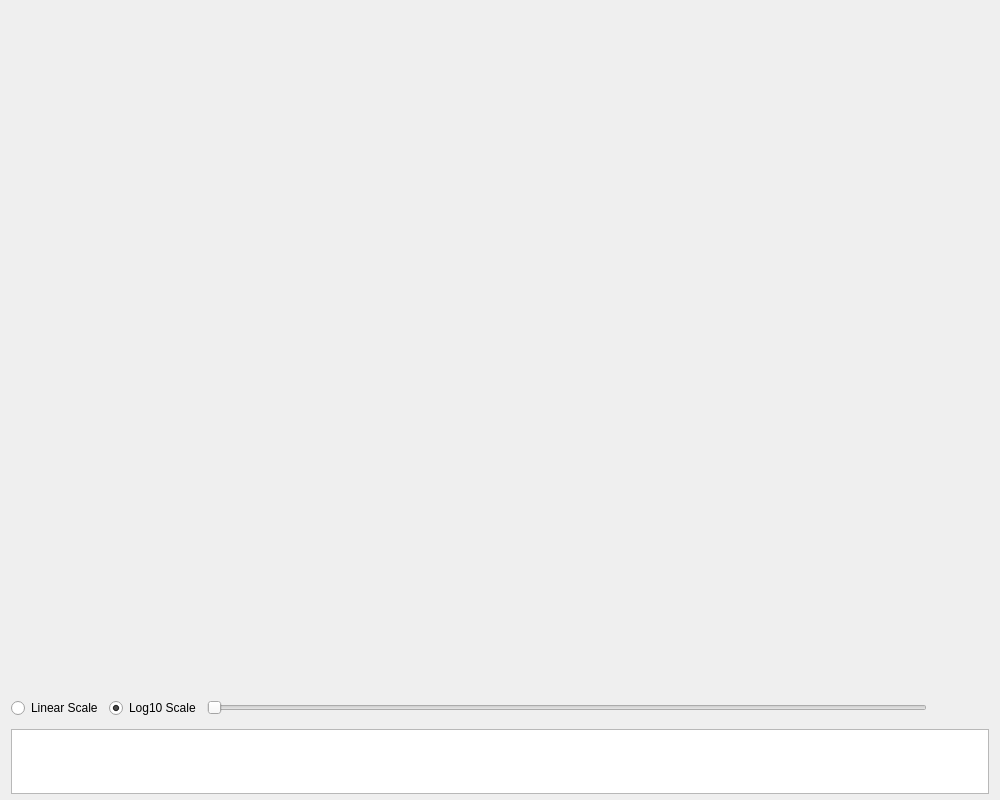
<?xml version="1.0" encoding="UTF-8"?>
<ui version="4.0">
 <class>CompareTraces</class>
 <widget class="QDialog" name="CompareTraces">
  <property name="geometry">
   <rect>
    <x>0</x>
    <y>0</y>
    <width>1000</width>
    <height>800</height>
   </rect>
  </property>
  <property name="windowTitle">
   <string>Compare scans</string>
  </property>
  <layout class="QVBoxLayout" name="verticalLayout">
   <item>
    <layout class="QGridLayout" name="plotLayout">
     <item row="0" column="0">
      <widget class="QCustomPlot" name="compPlot" native="true">
       <property name="sizePolicy">
        <sizepolicy hsizetype="Expanding" vsizetype="Expanding">
         <horstretch>0</horstretch>
         <verstretch>0</verstretch>
        </sizepolicy>
       </property>
      </widget>
     </item>
    </layout>
   </item>
   <item>
    <layout class="QHBoxLayout" name="horizontalLayout">
     <item>
      <layout class="QHBoxLayout" name="horizontalLayout_3">
       <item>
        <widget class="QRadioButton" name="linButton">
         <property name="text">
          <string>Linear Scale</string>
         </property>
         <property name="checked">
          <bool>false</bool>
         </property>
        </widget>
       </item>
       <item>
        <widget class="QRadioButton" name="logButton">
         <property name="text">
          <string>Log10 Scale</string>
         </property>
         <property name="checked">
          <bool>true</bool>
         </property>
        </widget>
       </item>
      </layout>
     </item>
     <item>
      <widget class="QSlider" name="wlSlider">
       <property name="sizePolicy">
        <sizepolicy hsizetype="Expanding" vsizetype="Minimum">
         <horstretch>0</horstretch>
         <verstretch>0</verstretch>
        </sizepolicy>
       </property>
       <property name="minimumSize">
        <size>
         <width>0</width>
         <height>20</height>
        </size>
       </property>
       <property name="orientation">
        <enum>Qt::Horizontal</enum>
       </property>
      </widget>
     </item>
     <item>
      <widget class="QLabel" name="label">
       <property name="minimumSize">
        <size>
         <width>10</width>
         <height>0</height>
        </size>
       </property>
       <property name="text">
        <string/>
       </property>
      </widget>
     </item>
     <item>
      <widget class="QLabel" name="wlLabel">
       <property name="minimumSize">
        <size>
         <width>40</width>
         <height>0</height>
        </size>
       </property>
       <property name="font">
        <font>
         <weight>75</weight>
         <bold>true</bold>
        </font>
       </property>
       <property name="text">
        <string/>
       </property>
       <property name="alignment">
        <set>Qt::AlignRight|Qt::AlignTrailing|Qt::AlignVCenter</set>
       </property>
      </widget>
     </item>
    </layout>
   </item>
   <item>
    <layout class="QHBoxLayout" name="horizontalLayout_2">
     <item>
      <widget class="QTableWidget" name="tableWidget">
       <property name="minimumSize">
        <size>
         <width>0</width>
         <height>65</height>
        </size>
       </property>
       <property name="maximumSize">
        <size>
         <width>16777215</width>
         <height>55</height>
        </size>
       </property>
      </widget>
     </item>
    </layout>
   </item>
  </layout>
 </widget>
 <customwidgets>
  <customwidget>
   <class>QCustomPlot</class>
   <extends>QWidget</extends>
   <header>qcustomplot.h</header>
   <container>1</container>
  </customwidget>
 </customwidgets>
 <resources/>
 <connections/>
</ui>
